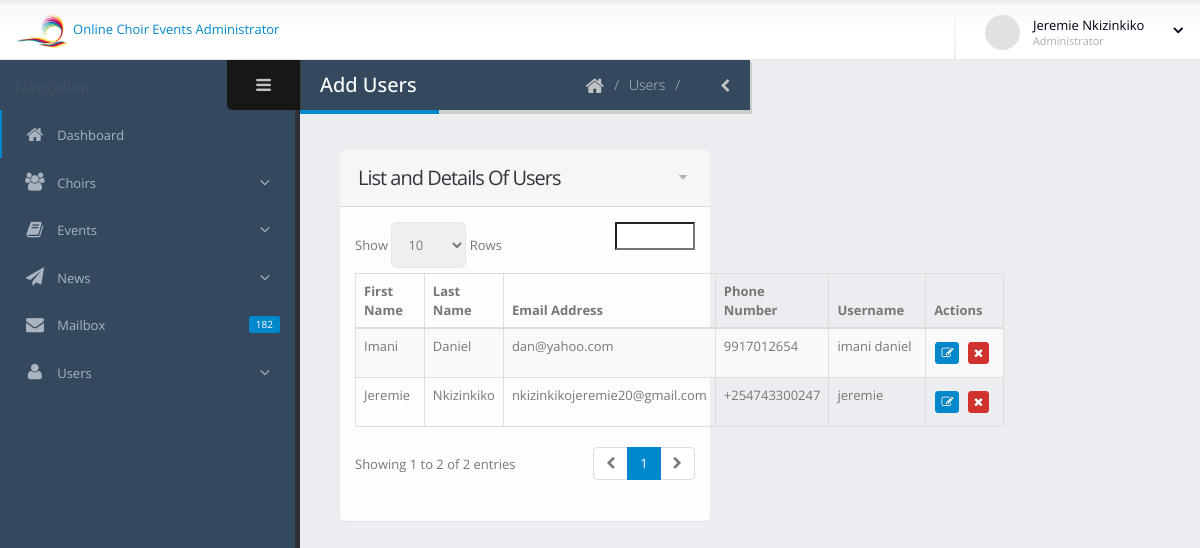
/admin/chorister.php (signed in), run on the app's committed database.
### tables this page shows
CREATE TABLE `users` (
  `id` int(10) NOT NULL,
  `fname` varchar(100) NOT NULL,
  `lname` varchar(100) NOT NULL,
  `email` varchar(50) NOT NULL,
  `phone` varchar(50) NOT NULL,
  `type` varchar(50) NOT NULL,
  `choir` int(10) NOT NULL DEFAULT '0',
  `username` varchar(100) DEFAULT NULL,
  `password` varchar(100) NOT NULL,
  `created_at` datetime NOT NULL DEFAULT CURRENT_TIMESTAMP
);

### admin/chorister.php (the view, shortened to what this page needs)
<?php
include_once "includes/header.php";
if(!isset($_SESSION['admin']) && !isset($_SESSION['adminId'])){
	echo "<script type=\"text/javascript\">
				swal({
					title: \"User Not Logged In!\",
					text: \"Please login and proceed...\",
					type: 'error',
					timer: 3000,
					showConfirmButton: false
				});
				setTimeout(function(){
					window.location.href = '../login.php';
				}, 2000);
			</script>";
} else {
	try {
		$sqlSeluser = 'SELECT * FROM users';
		$stmuser = $db->prepare($sqlSeluser);
		$stmuser->execute();
	} catch (PDOException $ex) {
		echo "An error occured: ".$ex->getMessage();
	}
}
?>
<section role="main" class="content-body">
					<header class="page-header">
						<h2>Add Users </h2>
						<div class="right-wrapper pull-right">
							<ol class="breadcrumbs">
								<li>
									<a href="index.php">
										<i class="fa fa-home"></i>
									</a>
								</li>
								<li><span>Users</span></li>
								<a class="sidebar-right-toggle"><i class="fa fa-chevron-left"></i></a>
							</ol>
						</div>
					</header>
                      <section class="panel">
							<header class="panel-heading">
								<div class="panel-actions">
									<a href="#" class="fa fa-caret-down"></a>
								</div>
								<h2 class="panel-title">List and Details Of Users</h2>
							</header>
							<div class="panel-body">
								<table class="table table-bordered table-striped mb-none" id="datatable-default">
									<thead>
										<tr>
											<th>First Name</th>
											<th>Last Name</th>
											<th>Email Address</th>
											<th>Phone Number</th>
											<th>Username</th>
											<th>Actions</th>
										</tr>
									</thead>
									<tbody>
										<?php
										while($rowUsers= $stmuser->fetch()){
											$userId = $rowUsers['id'];
											$userfname = $rowUsers['fname'];
											$userlname = $rowUsers['lname'];
											$useremail = $rowUsers['email'];
											$phone = $rowUsers['phone'];
											$username= $rowUsers['username'];
											?>
											<tr class="gradeA">
												<td><?php  echo $userfname; ?></td>
												<td><?php echo $userlname; ?></td>
												<td><?php echo $useremail; ?></td>
												<td><?php echo $phone; ?></td>
												<td><?php echo $username; ?></td>
												<td class="center">
													<a href="chorister-edit.php?userId=<?php  echo $userId; ?>" type="button" class="mb-xs mt-xs mr-xs btn btn-xs btn-primary" title="Edit User">
														<i class="fa fa-edit"></i></a>
													<a href= "chorister-delete.php?userId=<?php  echo $userId; ?>" onclick="return confirm('Are you sure you want to delete chorister <?php echo $fname; ?> ?')" type="button" class="mb-xs mt-xs mr-xs btn btn-xs btn-danger" title="Delete event">
														<i class="fa fa-times"></i></a>
												</td>
											</tr><?php
										}
										?>
									</tbody>
								</table>
							</div>
						</section>
				</section>
<?php
include_once "includes/footer.php";
?>

### admin/includes/header.php (shortened to what this page needs)
<?php
include_once "includes/connect.php";
if(isset($_SESSION['admin']) && isset($_SESSION['adminId'])){
	try {
		$sqlSelectUser = 'SELECT * FROM users WHERE id = :adminId';
		$stmUser = $db->prepare($sqlSelectUser);
		$stmUser->execute(array(':adminId'=>$_SESSION['adminId']));
		while($rowUser = $stmUser->fetch()){
			$adminFname = $rowUser['fname'];
			$adminLname = $rowUser['lname'];
		}
	} catch (PDOException $ex) {
		echo "An error occured: ".$ex->getMessage();
	}
}
?>
<!DOCTYPE html>
<html lang="en">
<head>
	<link rel="stylesheet" href="assets/vendor/bootstrap/css/bootstrap.css" />
	<link rel="stylesheet" href="assets/vendor/font-awesome/css/font-awesome.css" />
	<link rel="stylesheet" href="assets/vendor/magnific-popup/magnific-popup.css" />
	<link rel="stylesheet" href="assets/vendor/bootstrap-datepicker/css/datepicker3.css" />
	<link rel="stylesheet" href="assets/vendor/jquery-ui/css/ui-lightness/jquery-ui-1.10.4.custom.css" />
	<link rel="stylesheet" href="assets/vendor/bootstrap-multiselect/bootstrap-multiselect.css" />
	<link rel="stylesheet" href="assets/vendor/morris/morris.css" />
	<link rel="stylesheet" href="assets/vendor/select2/select2.css" />
	<link rel="stylesheet" href="assets/vendor/jquery-datatables-bs3/assets/css/datatables.css" />
	<link rel="stylesheet" href="assets/vendor/summernote/summernote.css" />
	<link rel="stylesheet" href="assets/vendor/summernote/summernote-bs3.css" />
	<link rel="stylesheet" href="assets/<meta name="keywords" content="HTML5 Admin Template" />
	<link rel="stylesheet" href="assets/css/theme.css" />
	<link rel="stylesheet" href="assets/css/skins/default.css" />
	<link rel="stylesheet" href="assets/css/theme-custom.css">
	<link rel="stylesheet" href="assets/css/skins/default.css" />
	<link rel="stylesheet" href="assets/css/theme-custom.css">
	<link href="assets/css/sweetalert.css" rel="stylesheet">
</head>
<body>
		<section class="body">
			<header class="header">
				<div class="logo-container">
					<a href="index.php" class="logo">
						<img src="assets/img/f.png" height="35" alt="JSOFT Admin" /> Online Choir Events Administrator
					</a>
				</div>
				<div class="header-right">
					<span class="separator"></span>
					<div id="userbox" class="userbox">
						<a href="#" data-toggle="dropdown">
							<figure class="profile-picture">
								<img src="assets/img/!logged-user.jpg" alt="Joseph Doe" class="img-circle" data-lock-picture="assets/img/!logged-user.jpg" />
							</figure>
							<div class="profile-info" data-lock-name="John Doe" data-lock-email="johndoe@JSOFT.com">
								<span class="name"><?php if(isset($adminFname)) echo $adminFname." ".$adminLname; ?></span>
								<span class="role">Administrator</span>
							</div>
							<i class="fa custom-caret"></i>
						</a>
					</div>
				</div>
			</header>
			<div class="inner-wrapper">
				<aside id="sidebar-left" class="sidebar-left">
					<div class="sidebar-header">
						<div class="sidebar-title">
						</div>
						<div class="sidebar-toggle hidden-xs" data-toggle-class="sidebar-left-collapsed" data-target="html" data-fire-event="sidebar-left-toggle">
							<i class="fa fa-bars" aria-label="Toggle sidebar"></i>
						</div>
					</div>
					<div class="nano">
						<div class="nano-content">
							<nav id="menu" class="nav-main" role="navigation">
								<ul class="nav nav-main">
									<li class="nav-active">
										<a href="index.php">
											<i class="fa fa-home" aria-hidden="true"></i>
											<span>Dashboard</span>
										</a>
									</li>
									<li class="nav-parent">
										<a>
											<i class="fa fa-group" aria-hidden="true"></i>
											<span>Choirs</span>
										</a>
									</li>
									<li class="nav-parent">
										<a>
											<i class="fa fa-book" aria-hidden="true"></i>
											<span>Events</span>
										</a>
									</li>
									<li class="nav-parent">
										<a>
											<i class="fa fa-paper-plane" aria-hidden="true"></i>
											<span>News</span>
										</a>
									</li>
									<li>
										<a href="messages.php">
											<span class="pull-right label label-primary">182</span>
											<i class="fa fa-envelope" aria-hidden="true"></i>
											<span>Mailbox</span>
										</a>
									</li>
									<li class="nav-parent">
										<a>
											<i class="fa fa-user" aria-hidden="true"></i>
											<span>Users</span>
										</a>
									</li>
								</ul>
							</nav>
							<hr class="separator" />
						</div>
					</div>
				</aside>

### admin/assets/css/skins/default.css (style rules this page uses)
a, .btn-link { color: #0088cc; }
body .btn-primary { color: #ffffff; text-shadow: 0 -1px 0 rgba(0, 0, 0, 0.25); background-color: #0088cc; border-color: #0088cc; }
body .btn-danger { color: #ffffff; text-shadow: 0 -1px 0 rgba(0, 0, 0, 0.25); background-color: #d2322d; border-color: #d2322d; }
.label-primary { background: #0088cc; }
.page-header h2 { border-bottom-color: #0088cc; }
ul.nav-main > li.nav-active > a { box-shadow: 2px 0 0 #0088cc inset; }

### data on the page
users: fname "Jeremie", lname "Nkizinkiko", email "nkizinkikojeremie20@gmail.com", phone "+254743300247", username "jeremie"
users: fname "Imani", lname "Daniel", email "dan@yahoo.com", phone "9917012654", username "imani daniel"
